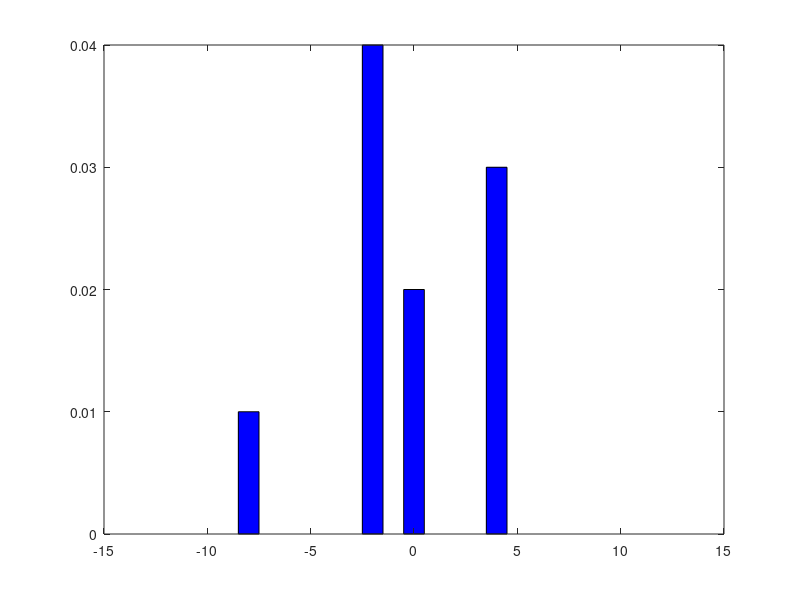

This chart was generated by the following MATLAB code:
pkg load statistics

K = 10;
M = 10;
Prob = 0.5;
LocCurent = 0;
vector = repmat(0,1,K);

for j = 1:M
  for i = 1:K
    
    X = rand;
    if X < Prob
      LocCurent = LocCurent + 1;
    else
      LocCurent = LocCurent - 1;
    end
      
  endfor
  
  vector(j) = LocCurent
  
endfor

N = histc(vector, -K:K);
bar(-K:K, N / (K*M), "hist", "FaceColor", "b");